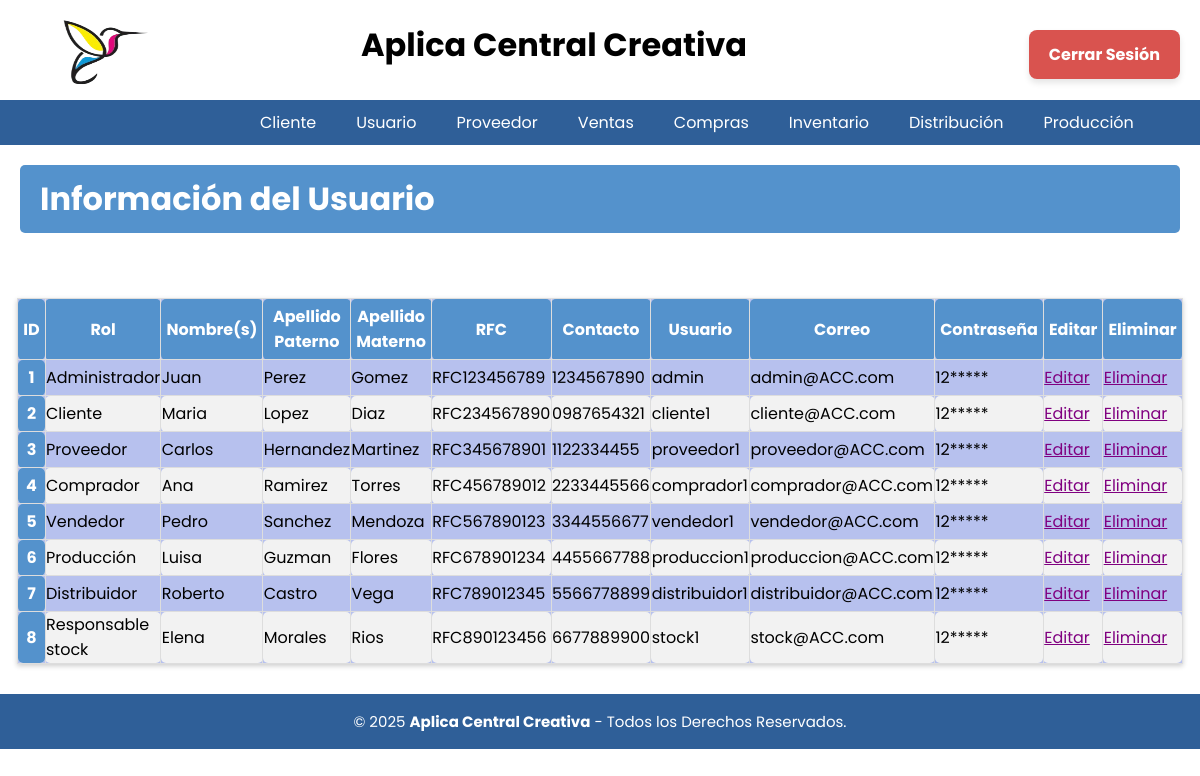
The page /Usuarios/Usuario.php (signed in) on the database its author committed.
### tables this page shows
CREATE TABLE usuario (
id_usuario INT NOT NULL PRIMARY KEY,
nombre_usuario VARCHAR(50) NOT NULL,
correo TEXT NOT NULL,
contraseña VARCHAR(25) NOT NULL,
id_rol INT NOT NULL, 
CONSTRAINT fk_usuario_roles FOREIGN KEY (id_rol) REFERENCES Roles(id_rol)
);

CREATE TABLE roles (
id_rol INT NOT NULL PRIMARY KEY,
roles VARCHAR(20) NOT NULL
);

CREATE TABLE persona (
id_persona INT NOT NULL PRIMARY KEY,
id_usuario INT NOT NULL,
nom_persona VARCHAR(50) NOT NULL,
apellido_paterno VARCHAR(20) NOT NULL,
apellido_materno VARCHAR(20) NOT NULL,
rfc  VARCHAR(13) NOT NULL,
codigo_postal VARCHAR(5),
calle VARCHAR(20),
num_int TINYINT,
num_ext TINYINT,
colonia VARCHAR(50),
ciudad VARCHAR(20),
telefono VARCHAR(10) NOT NULL,
CONSTRAINT fk_usuario FOREIGN KEY (id_usuario) REFERENCES Usuario(id_usuario)
);

### Usuarios/Usuario.php (the view, shortened to what this page needs)
<?php
include('../BD/ConexionBD.php');
include('../Nav/header.php');
$sql = "SELECT
        usuario.id_usuario,
        roles.roles AS Rol,
        usuario.nombre_usuario AS Nombre_usuario,
        usuario.correo AS Correo,
        usuario.contraseña AS Contraseña,
        persona.id_persona,
        persona.nom_persona AS Nombre_persona,
        persona.apellido_paterno  AS Apellido_Paterno,
        persona.apellido_materno  AS Apellido_Materno,
        persona.rfc AS RFC,
        persona.telefono AS telefono
    FROM usuario
    JOIN persona ON usuario.id_usuario = persona.id_usuario
    JOIN roles ON usuario.id_rol = roles.id_rol";
$result = $conn->query($sql);
?>
    <body>
    <h1 class="titulo">Información del Usuario</h1>
    <br>
    <table class='tabla'>
        <thead>
            <tr class='cont'>
                <th scope='col'>ID</th>
                <th scope='col'>Rol</th>
                <th scope='col'>Nombre(s)</th>
                <th scope='col'>Apellido Paterno</th>
                <th scope='col'>Apellido Materno</th>
                <th scope='col'>RFC</th>
                <th scope='col'>Contacto</th>
                <th scope='col'>Usuario</th>
                <th scope='col'>Correo</th>
                <th scope='col'>Contraseña</th>
                <th scope='col'>Editar</th>
                <th scope='col'>Eliminar</th>
            </tr>
        </thead>
        <tbody>
        <?php while ($fila = $result->fetch_assoc()) : ?>
    <tr>
        <th scope='row'><?= htmlspecialchars($fila['id_usuario']) ?></th>
        <td><?= htmlspecialchars($fila['Rol']) ?></td>
        <td><?= htmlspecialchars($fila['Nombre_persona']) ?></td>
        <td><?= htmlspecialchars($fila['Apellido_Paterno']) ?></td>
        <td><?= htmlspecialchars($fila['Apellido_Materno']) ?></td>
        <td><?= htmlspecialchars($fila['RFC']) ?></td>
        <td><?= htmlspecialchars($fila['telefono']) ?></td>
        <td><?= htmlspecialchars($fila['Nombre_usuario']) ?></td>
        <td><?= htmlspecialchars($fila['Correo']) ?></td>
        <td><?= isset($fila['Contraseña']) ? substr($fila['Contraseña'], 0, 2) . '*****' : 'No disponible' ?></td>
        <td><a href='Editar/Modificar.php?id_usuario=<?= htmlspecialchars($fila['id_usuario']) ?>' class='editar'>Editar</a></td>
        <td><a href='Eliminar/Eliminar_Usuario.php?id_usuario=<?= htmlspecialchars($fila['id_usuario']) ?>'>Eliminar</a></td>
    </tr>
    <?php endwhile; ?>
        </tbody>
    </table>
</body>
    <footer class="pie-pagina">
        <div class="grupo-2">
            <small>&copy; 2025 <b>Aplica Central Creativa</b> - Todos los Derechos Reservados.</small>
        </div>
    </footer>
</html>

### CSS/menu.css (style rules this page uses)
* { padding: 0px; margin: 0px; }

### CSS/pie_pagina.css (style rules this page uses)
.pie-pagina { width: 100%; margin-top: 30px; }
.pie-pagina .grupo-2 { background-color: #2f5f98; padding: 15px 10px; text-align: center; color: #fff; }
.pie-pagina .grupo-2 small { font-size: 15px; }

### CSS/tablas_boton.css (style rules this page uses)
.titulo { background-color: #5492cc; color: white; padding: 10px 20px; border: none; border-radius: 5px; cursor: pointer; font-family: 'Poppins', sans-serif; margin-left: 20px; margin-top: 20px; margin-right: 20px; }
.tabla { border-collapse: collapse; width: 20%; margin: 20px auto; font-family: 'Roboto', sans-serif; background-color: #b7c1ee; box-shadow: 0 2px 5px rgba(0, 0, 0, 0.2); }
.cont { text-align: center; }
.tabla th { border: 1px solid #ddd; padding: 5px 5px; text-align: center; }
.tabla td { border: 1px solid #ddd; padding: 0.3px 0.3px; text-align: left; }
.tabla th, .tabla_inv th, .tabla_ped th { background-color: #5492cc; color: white; font-weight: bold; }
.tabla td, .tabla_inv td, .tabla_ped td { color: #000000; }
.tabla tbody tr:nth-child(even) { background-color: #f2f2f2; }
.tabla th, table.tabla td { border-radius: 5px; }
a { text-decoration: underline; color: rgb(0, 0, 0); }

### CSS/formularios.css (style rules this page uses)
.titulo { background-color: #5492cc; color: white; padding: 10px 20px; border: none; border-radius: 5px; cursor: pointer; font-family: 'Poppins', sans-serif; margin-left: 20px; margin-top: 20px; margin-bottom: 20px; margin-right: 20px; }
* { font-family: 'Poppins', sans-serif; margin: 0; padding: 0; box-sizing: border-box; }

### CSS/departamentos.css (style rules this page uses)
a { text-decoration: underline; color: purple; }

### CSS/cabecera2.css (style rules this page uses)
* { padding: 0px; margin: 0px; }
h1, h2 { color: #000000; }
table { width: 100%; margin-bottom: 20px; border-collapse: collapse; }
table, th, td { border: 1px solid #ddd; }
th, td { padding: 10px; text-align: left; }

### rows shown on the page
usuario: id_usuario "1", id_rol.roles "Administrador", persona.nom_persona "Juan", persona.apellido_paterno "Perez", persona.apellido_materno "Gomez", persona.rfc "RFC123456789", persona.telefono "1234567890", nombre_usuario "admin", correo "admin@ACC.com", contraseña "12"
usuario: id_usuario "2", id_rol.roles "Cliente", persona.nom_persona "Maria", persona.apellido_paterno "Lopez", persona.apellido_materno "Diaz", persona.rfc "RFC234567890", persona.telefono "0987654321", nombre_usuario "cliente1", correo "cliente@ACC.com", contraseña "12"
usuario: id_usuario "3", id_rol.roles "Proveedor", persona.nom_persona "Carlos", persona.apellido_paterno "Hernandez", persona.apellido_materno "Martinez", persona.rfc "RFC345678901", persona.telefono "1122334455", nombre_usuario "proveedor1", correo "proveedor@ACC.com", contraseña "12"
usuario: id_usuario "4", id_rol.roles "Comprador", persona.nom_persona "Ana", persona.apellido_paterno "Ramirez", persona.apellido_materno "Torres", persona.rfc "RFC456789012", persona.telefono "2233445566", nombre_usuario "comprador1", correo "comprador@ACC.com", contraseña "12"
usuario: id_usuario "5", id_rol.roles "Vendedor", persona.nom_persona "Pedro", persona.apellido_paterno "Sanchez", persona.apellido_materno "Mendoza", persona.rfc "RFC567890123", persona.telefono "3344556677", nombre_usuario "vendedor1", correo "vendedor@ACC.com", contraseña "12"
usuario: id_usuario "6", id_rol.roles "Producción", persona.nom_persona "Luisa", persona.apellido_paterno "Guzman", persona.apellido_materno "Flores", persona.rfc "RFC678901234", persona.telefono "4455667788", nombre_usuario "produccion1", correo "produccion@ACC.com", contraseña "12"
usuario: id_usuario "7", id_rol.roles "Distribuidor", persona.nom_persona "Roberto", persona.apellido_paterno "Castro", persona.apellido_materno "Vega", persona.rfc "RFC789012345", persona.telefono "5566778899", nombre_usuario "distribuidor1", correo "distribuidor@ACC.com", contraseña "12"
usuario: id_usuario "8", id_rol.roles "Responsable stock", persona.nom_persona "Elena", persona.apellido_paterno "Morales", persona.apellido_materno "Rios", persona.rfc "RFC890123456", persona.telefono "6677889900", nombre_usuario "stock1", correo "stock@ACC.com", contraseña "12"

### other values the page prints
$nombre "Cliente"
$nombre "Usuario"
$nombre "Proveedor"
$nombre "Ventas"
$nombre "Compras"
$nombre "Inventario"
$nombre "Distribución"
$nombre "Producción"
